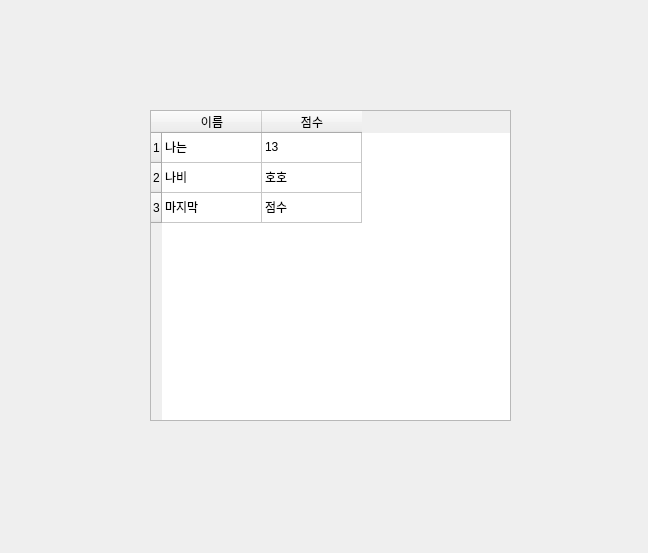
<?xml version="1.0" encoding="UTF-8"?>
<ui version="4.0">
 <class>Dialog</class>
 <widget class="QDialog" name="Dialog">
  <property name="geometry">
   <rect>
    <x>0</x>
    <y>0</y>
    <width>648</width>
    <height>553</height>
   </rect>
  </property>
  <property name="windowTitle">
   <string>Dialog</string>
  </property>
  <widget class="QTableWidget" name="tableWidget">
   <property name="geometry">
    <rect>
     <x>150</x>
     <y>110</y>
     <width>361</width>
     <height>311</height>
    </rect>
   </property>
   <row>
    <property name="text">
     <string>1</string>
    </property>
   </row>
   <row>
    <property name="text">
     <string>2</string>
    </property>
   </row>
   <row>
    <property name="text">
     <string>3</string>
    </property>
   </row>
   <column>
    <property name="text">
     <string>이름</string>
    </property>
   </column>
   <column>
    <property name="text">
     <string>점수</string>
    </property>
   </column>
   <item row="0" column="0">
    <property name="text">
     <string>나는</string>
    </property>
   </item>
   <item row="0" column="1">
    <property name="text">
     <string>13</string>
    </property>
   </item>
   <item row="1" column="0">
    <property name="text">
     <string>나비</string>
    </property>
   </item>
   <item row="1" column="1">
    <property name="text">
     <string>호호</string>
    </property>
   </item>
   <item row="2" column="0">
    <property name="text">
     <string>마지막</string>
    </property>
   </item>
   <item row="2" column="1">
    <property name="text">
     <string>점수</string>
    </property>
   </item>
  </widget>
 </widget>
 <resources/>
 <connections/>
</ui>
